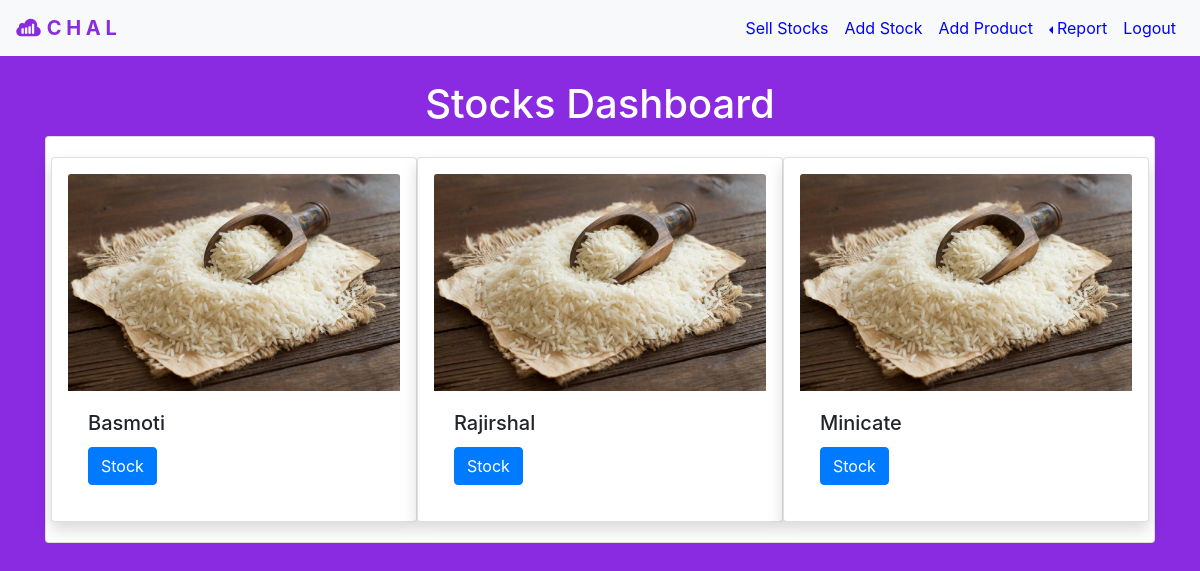
The app's page /stocks/ (signed in) with its own data.
### addstock/models.py (models this page shows)
class productsModel(models.Model):
    product = models.CharField(max_length=30)
    productamount = models.IntegerField(default=0, blank=True)
    productbosta = models.IntegerField(default=0, blank=True)

### addstock/views.py (the view)
# urls.py: path('stocks/', addstocks.stocks, name="stocks"),
@login_required
def stocks(request):
    products = productsModel.objects.all()
    return render(request, 'stocks.html', {'products' : products})

### templates/stocks.html (shortened to what this page needs)
{% extends 'base.html' %}
{% block navblock %}
    <li class="nav-item">
        <a class="nav-link" id="navlink" href="{% url 'sell' %}">Sell Stocks</a>
    </li>
    <li class="nav-item">
        <a class="nav-link" id="navlink" href="{% url 'addstock' %}">Add Stock</a>
    </li>
    <li class="nav-item">
        <a class="nav-link" id="navlink" href="{% url 'addproduct' %}">Add Product</a>
    </li>
    <li class="nav-item">
        <div class="dropleft">
            <a class="nav-link dropdown-toggle" id="navlink"
                data-toggle="dropdown" aria-haspopup="true" aria-expanded="false">Report</a>
        </div>
    </li>
    <li class="nav-item">
        <a class="nav-link" id="navlink" href="{% url 'logout' %}">Logout</a>
    </li>
{% endblock navblock %}
{% block content %}
{% load static %}
<div class="container">
    <h1 style="color: white; text-align: center;">Stocks Dashboard</h1>
    <div class="card" style="width: 100%">
        <div class="card-body">
            <div class="row">
            {% for each in products %}
            <div class="card col-md-4 shadow p-3 bg-white rounded" style="width: 100%;">
                <img src="{% static 'img/rice.jpg' %}" class="card-img-top" alt="Rice">
                <div class="card-body">
                    <h5 class="card-title">{{ each.product }}</h5>
                    <a href="{% url 'stockresult' each.id %}" class="btn btn-primary">Stock</a>
                </div>
            </div>
            {% endfor %}
            </div>
        </div>
    </div>
</div>
{% endblock content %}

### static/css/base.css (style rules this page uses)
body { background-color: blueviolet; }
#navlink { color: blue; }

### records on screen
productsModel: product "Basmoti"
productsModel: product "Rajirshal"
productsModel: product "Minicate"
